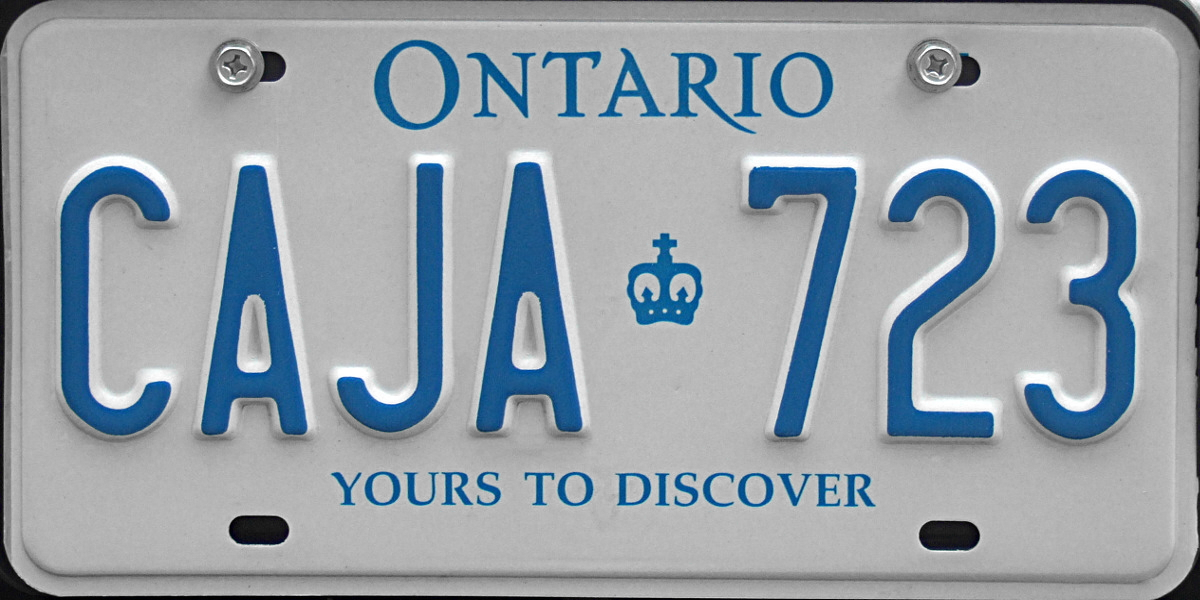
#> input picture queries/matricule7.jpg, 1200 x 600 px; its folder holds only this picture in this run
$ python -i MAIN_SIFT.py   (imports and definitions only)
#> lines starting #> are read from the running program, lines starting #| are printed output that depends on the picture
from tkinter import *
from tkinter import filedialog as fd
from PIL import Image, ImageTk
import cv2 as cv
import glob


def match(img):
    #create the descriptor and matcher
    sift = cv.SIFT_create()
    matcher=cv.BFMatcher()
    #make our image gray
    query = cv.cvtColor(img, cv.COLOR_BGR2GRAY)
    #detect blobs in our image
    query_keypoints,query_descriptors = sift.detectAndCompute(query, None)
    #initialize the matches dictionary
    train_dict={}
    matches_dict={}
    for filepath2 in glob.iglob("Cropped License Plates/*.jpg"):
        #read image from licence plates
        img=cv.imread(filepath2)
        train = cv.cvtColor(img, cv.COLOR_BGR2GRAY)
        #detect blobs on second image
        train_keypoints,train_descriptors = sift.detectAndCompute(train, None)
        #find matches between the two images
        matches=matcher.knnMatch(query_descriptors,train_descriptors,k=2)
        #ratio test (David Lowe)
        good = []
        for m,n in matches:
            if m.distance < 0.75*n.distance:
                good.append([m])
        #store how many matches we have in a dictionary
        train_dict[filepath2]=len(good)
        result = cv.drawMatchesKnn(query,query_keypoints,train,train_keypoints,good,None,flags=cv.DrawMatchesFlags_NOT_DRAW_SINGLE_POINTS)
        #store the drawn matches in another dictionary
        matches_dict[filepath2]=result
    print(train_dict)
    if(train_dict[max(train_dict,key=train_dict.get)]>10): #seuil =10
        #find the image that we have the most matches with
        query_dict=max(train_dict,key=train_dict.get) #query_dict is gonna be a path
        #get our drawn matches
        final_result=matches_dict[query_dict]
        #show images
        train=cv.imread(query_dict)
        cv.imshow("train",train)
        cv.moveWindow("train", 200, 0)
        cv.resizeWindow("train",200,200)
        cv.imshow("sift",final_result)
        cv.moveWindow("sift", 0, 200)
    else:
        error=cv.imread("error.png")
        cv.imshow("error",error)


def loadImage():
    global filename
    filename = fd.askopenfilename() #we use this to load an image
    #read the image and show it
    image=cv.imread(filename)
    img = Image.open(filename)
    test = ImageTk.PhotoImage(img)

    label1 = Label(image=test)
    label1.image = test
    label1.pack()
    match(image) #find the best match

#app window
# [3 lines not run here, left out]
#loading button
# [1 line that did not run here, left out]
# [3 lines not run here, left out]

>>> import cv2
>>> picture = cv2.imread('queries/matricule7.jpg')
#> picture is the input picture: shape (600, 1200, 3); mean B, G, R 168.2, 160.7, 151.7
>>> result = match(picture)
#> in match, `query = cv.cvtColor(img, cv.COLOR_BGR2GRAY)`:
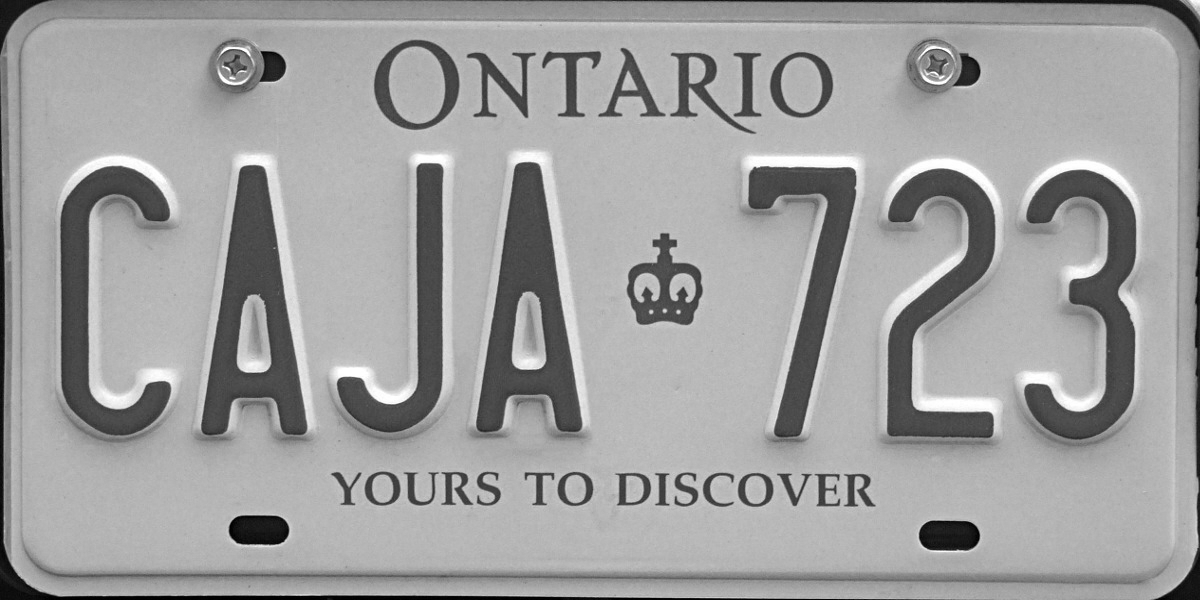
#> query: shape (600, 1200); min 0, max 255, mean 158.9
#> in match, `query_keypoints,query_descriptors = sift.detectAndCompute(query, None)`: query_keypoints = 1223 keypoints; strongest (x, y, size): (665, 311, 2.8), (651, 312, 2.8), (970, 71, 16.5), (527, 359, 18.8)
#> (the run stopped early here; a loop or call above may not have finished)

$ run again, on queries/matricule1.png
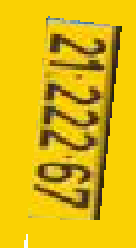
#> input picture queries/matricule1.png, 68 x 124 px (shown 2 times larger)
#> picture is the input picture: shape (124, 68, 3); mean B, G, R 14.9, 185.3, 222.6
#> in match, `query = cv.cvtColor(img, cv.COLOR_BGR2GRAY)`:
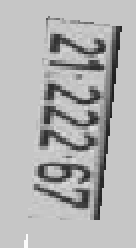
#> query: shape (124, 68) (shown 2 times larger); min 27, max 251, mean 177.1
#> query_keypoints = 120 keypoints; strongest (x, y, size): (48, 108, 2.5), (54, 66, 2), (57, 40, 2), (40, 51, 2.2)
